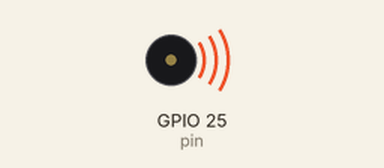
Recording of a sketch running on a simulated ESP32. Shown: buzzer (waves = sounding).

Above: at 0.5 s.
Timing chart, 0 to 6.9 s (numbered marks = the images above):
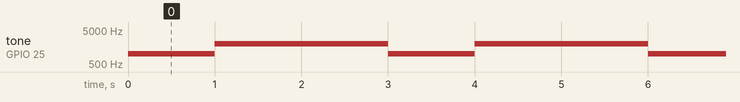

The sketch:

buzzer_test.ino
```cpp
const int freq = 1000;
const int chan = 0;
const int resolution = 8;
const int pin = 25;

void setup() {
  // put your setup code here, to run once:
  ledcSetup(chan, freq, resolution);
  ledcAttachPin(pin, chan);
}

void loop() {
  // put your main code here, to run repeatedly:
  ledcWriteTone(chan, 1000);
  ledcWrite(chan, 128);
  delay(1000);
  ledcWriteTone(chan, 2000);
  ledcWrite(chan, 255);
  delay(1000);
  ledcWrite(chan, 0);
  delay(1000);
}
```

Measured:
- by itself, tone on GPIO 25 (pin): alternates 2000 Hz for 2.0 s and 1000 Hz for 1.0 s
